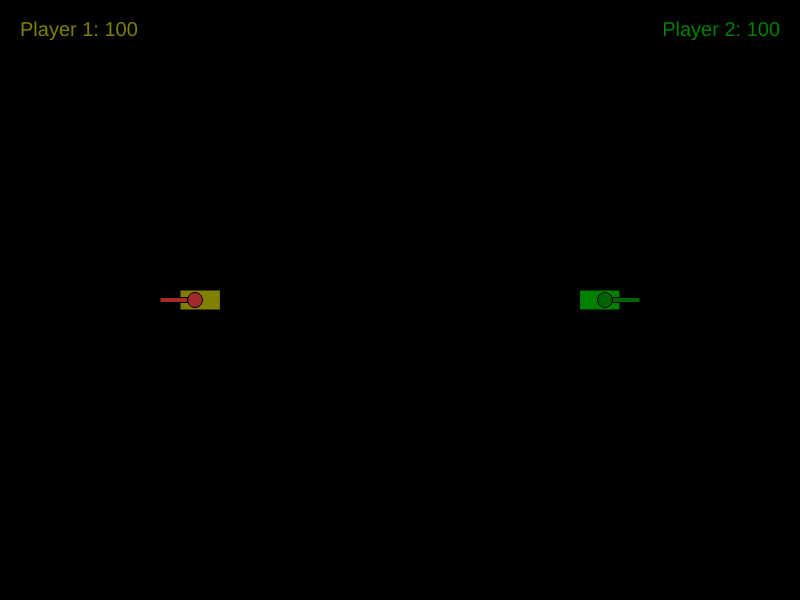
Frame 1 (no input)
Frame 60 (no input): identical to frame 1, image omitted
Frame 120 (the mouse pressed at the canvas centre since frame 60): identical to frame 1, image omitted

The p5.js sketch that drew this single still picture (run headless with seeded random() and noise() and a simulated clock; from frame 60 on, the mouse is pressed at the canvas centre):

// p5.js sketch
// ── sketch.js
let tanks = [];
let shells = [];
let gameOver = false;

function setup() {
  createCanvas(800, 600);
  angleMode(DEGREES);
  rectMode(CENTER);

  tanks.push(new Tank(createVector(width / 4, height / 2),
    'Olive', 'Brown'));
  tanks[0].angle = 180;

  tanks.push(new Tank(createVector(3 * width / 4, height / 2),
    'Green', 'DarkGreen'));
}

function draw() {
  background("Black");
  checkInput();
  removeFinishedShells();

  shells.forEach(function (shell) {
    shell.draw();
  });

  tanks.forEach(function (tank) {
    tank.draw();
  });

  drawTankHealth();
}

function removeFinishedShells() {
  shells = shells.filter(function (value, index, arr) {
    return value.finished() == false;
  });
}

function checkInput() {
  if (keyIsDown(LEFT_ARROW)) {
    tanks[0].rotate(-1);
  }
  else if (keyIsDown(RIGHT_ARROW)) {
    tanks[0].rotate(1);
  }

  if (keyIsDown(UP_ARROW)) {
    tanks[0].drive(1);
  }
  else if (keyIsDown(DOWN_ARROW)) {
    tanks[0].drive(-1);
  }

  if (keyIsPressed && key == 'a') {
    tanks[1].rotate(-1);
  }
  else if (keyIsPressed && key == 'd') {
    tanks[1].rotate(1);
  }

  if (keyIsPressed && key == 'w') {
    tanks[1].drive(1);
  }
  else if (keyIsPressed && key == 's') {
    tanks[1].drive(-1);
  }
}

function keyPressed() {
  if (key == 'm') {
    tanks[0].fire();
  }

  if (key == 'v') {
    tanks[1].fire();
  }
}

function drawTankHealth(){
  push();

  textSize(20);
  fill('Olive');
  textAlign(LEFT, TOP);
  text("Player 1: " + tanks[0].health, 20, 20);

  fill('Green');
  textAlign(RIGHT, TOP);
  text("Player 2: " + tanks[1].health, width - 20, 20);

  pop();
}
// ── shell.js
class Shell {
    constructor(pos, angle){
        this.pos = pos.copy();
        this.angle = angle;
        this.frames = 0;
        this.maxFrames = 120;
        this.speed = 5;
        this.hit = false;
    }

    draw(){
        push();

        translate(this.pos);
        rotate(this.angle);
        fill('white');
        rect(0, 0, 4, 2);

        let offset = createVector(this.speed, 0);
        offset.rotate(this.angle);
        this.pos.add(offset);

        this.frames++;

        this.checkHit();

        pop();
    }

    checkHit(){
        let shellPos = this.pos;
        let hit = false;

        tanks.forEach(function(tank){
            if (tank.checkHit(shellPos)){
                hit = true;
            }
        });

        this.hit = hit;
    }

    finished(){
        return this.hit || this.frames > this.maxFrames;
    }
}
// ── tank.js
class Tank {
    constructor(pos, colour1, colour2)
    {
        this.pos = pos.copy();
        this.colour1 = colour1;
        this.colour2 = colour2;
        this.angle = 0;
        this.health = 100;
    }

    draw()
    {
        if (this.destroyed()){
            return;
        }

        push();

        translate(this.pos);
        rotate(this.angle);
        fill(this.colour1);
        rect(0, 0, 40, 20);
        fill(this.colour2);
        rect(25, 0, 30, 5);
        ellipse(5, 0, 15, 15);
        
        pop();
    }

    rotate(amount){
        if (this.destroyed()){
            return;
        }
        
        this.angle += amount;
    }

    drive(speed){
        if (this.destroyed()){
            return;
        }

        let offset = createVector(1, 0);
        offset.rotate(this.angle);
        offset.mult(speed);
        
        let newPos = this.pos.copy();
        newPos.add(offset);

        if (this.checkPos(newPos)){
          this.pos = newPos;
        }
        else {
            console.log("Edge");
        }
    }

    fire(){
        if (this.destroyed()){
            return;
        }

        let endOfGun = createVector(40, 0);
        endOfGun.rotate(this.angle);
        endOfGun.add(this.pos);

        shells.push(new Shell(endOfGun, this.angle));
    }

    checkHit(shellPos){
        if (this.destroyed()){
            return false;
        }

        let dist = p5.Vector.dist(this.pos, shellPos);
    
        if (dist < 10)
        {
            this.health -= 20;
            return true;
        }

        return false;
    }

    checkPos(pos){
        if(pos.x < 0 || pos.x > width ||
           pos.y < 0 || pos.y > height){
            return false;
        }
        else {
            return true;
        }
    }

    destroyed(){
        return this.health <= 0;
    }
}
